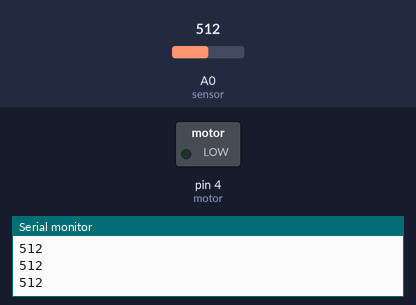
Bench run of a sketch on a simulated Arduino Uno, built with avr-gcc and run on an emulated ATmega328P. Shown: switched loads named in the sketch (green lamp = pin HIGH), the last lines printed to the serial monitor. The test bench sets the inputs (shaded band); at power-on: A0 (sensor) = 512.

Above: at 1.2 s.
1.3 s: A0 (sensor) set to 593
2.8 s: A0 (sensor) set to 618
At 4.1 s:
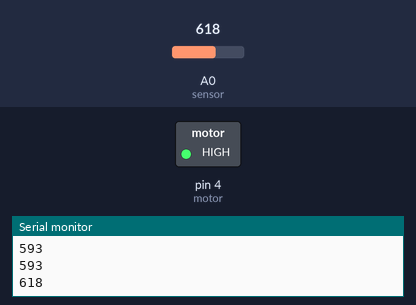
Timing chart, 0 to 10.3 s (numbered marks = the images above; inputs shaded):
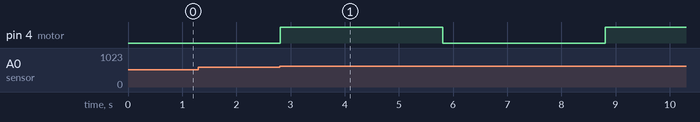

The sketch:

cicek_sulama_sistemi.ino
```cpp
int sensor = A0;
int motor = 4 ;

int veri;


void setup() {
  pinMode(sensor,INPUT);
  pinMode(motor,OUTPUT);
  Serial.begin(9600);
}

void loop() {
  veri=analogRead(sensor);
  Serial.println(veri);

if(veri>600)
{
  digitalWrite(motor,HIGH);
  delay(3000);
  digitalWrite(motor,LOW);
  delay(3000);
  veri=analogRead(sensor);
  if(veri>600){
    digitalWrite(motor,HIGH);
    delay(2000);
    digitalWrite(motor,LOW);
    delay(5000);
    }else {
      digitalWrite(motor,LOW);
      }
  }else{
    digitalWrite(motor,LOW);
    }
}
```

Measured:
- the behaviour switches between 600 and 601 on A0 (sensor) (found by bisection; images 0 and 1)
- after the input at 2.8 s, pin 4 (motor): LOW → HIGH at once, → LOW 3.0 s later, → HIGH 3.0 s later
